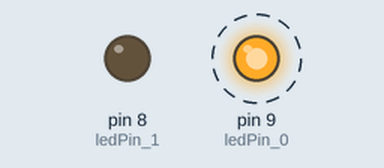
This sketch was run on a simulated Arduino Uno, built with avr-gcc and run on an emulated ATmega328P. Parts: output pins drawn as LEDs (lit = HIGH). Dashed ring = blinking.

Above: at 0.1 s.
At 6.1 s:
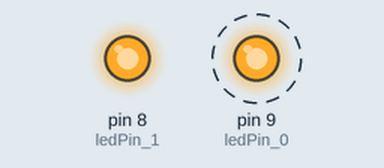
Timing chart, 0 to 7.6 s (numbered marks = the images above):
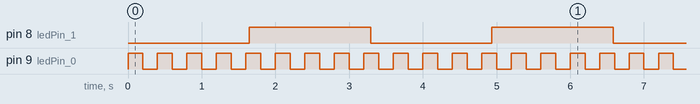

The sketch:

interrupt_timer.ino
```cpp
int ledPin_0 = 9;
int ledPin_1 = 8;
int toggle = 1;
int count = 0;
int timer1_counter;

void InitialInterruptTimer(int freq) {
  // initialize timer1
  noInterrupts(); // disable all interrupts
  TCCR1A = 0;
  TCCR1B = 0;

  // Calculate timer counter value
  timer1_counter = 62500 / freq;

  TCNT1 = timer1_counter; // preload timer
  TCCR1B |= (1 << CS12);  // 256 prescaler
  TIMSK1 |= (1 << TOIE1); // enable timer overflow interrupt
  interrupts();           // enable all interrupts
}

void setup() {
  pinMode(ledPin_0, OUTPUT);
  pinMode(ledPin_1, OUTPUT);
  InitialInterruptTimer(2); // Hz
}

void loop() {
  digitalWrite(ledPin_0, HIGH);
  delay(200);
  digitalWrite(ledPin_0, LOW);
  delay(200);
}

// Interrupt Service Routine (ISR)
ISR(TIMER1_OVF_vect) {
  TCNT1 = timer1_counter; // preload timer
  if (count++ > 1) {
    digitalWrite(ledPin_1, toggle);
    toggle = !toggle;
    count = 0;
  }
}
```

digital_in__1_.c
```cpp

```

digital_out.c
```cpp
#define F_CPU 16000000UL  // Define CPU frequency as 16 MHz
#include <avr/io.h>       // Include AVR input/output header
#include <util/delay.h>   // Include delay functions

void setup() {
    // Set LED_BUILTIN (PB5) as output
    DDRB |= (1 << DDB5);
}

void loop() {
    // Set pin 12 (PD6) as input
    DDRD &= ~(1 << DDD6);

    // Read the value of pin 12 (PD6)
    uint8_t switchstate = PIND & (1 << PIND6);

    // Set pin 13 (PB5) as output
    DDRB |= (1 << DDB5);

    // Turn on the LED connected to pin 13 (PB5)
    PORTB |= (1 << PORTB5);
    _delay_ms(1000);

    // Turn off the LED connected to pin 13 (PB5)
    PORTB &= ~(1 << PORTB5);
    _delay_ms(1000);
}

int main(void) {
    setup();
    while (1) {
        loop();
    }
    return 0;
}
```

Measured:
- by itself, pin 8 (ledPin_1): alternates HIGH for 1.6 s and LOW for 1.6 s
- by itself, pin 9 (ledPin_0): alternates HIGH for 0.20 s and LOW for 0.20 s
